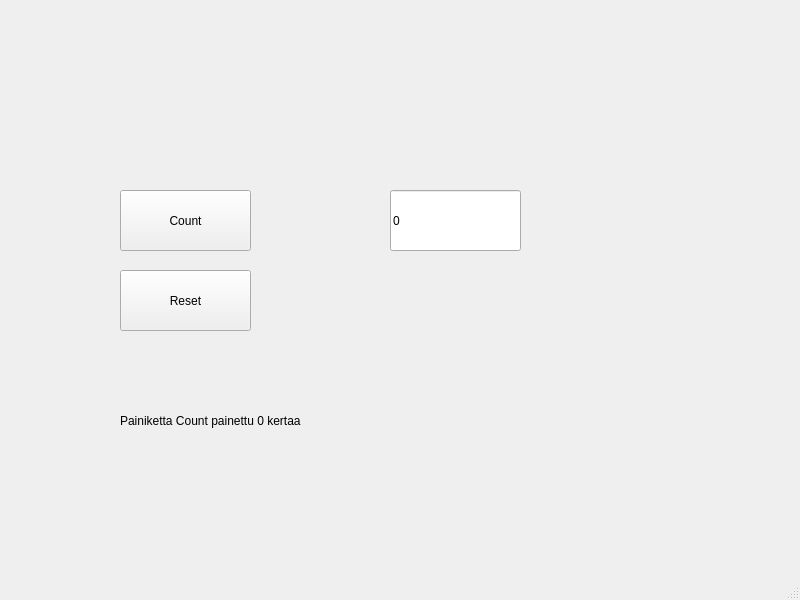
<?xml version="1.0" encoding="UTF-8"?>
<ui version="4.0">
 <class>MainWindow</class>
 <widget class="QMainWindow" name="MainWindow">
  <property name="geometry">
   <rect>
    <x>0</x>
    <y>0</y>
    <width>800</width>
    <height>600</height>
   </rect>
  </property>
  <property name="windowTitle">
   <string>MainWindow</string>
  </property>
  <widget class="QWidget" name="centralwidget">
   <widget class="QPushButton" name="btnCount">
    <property name="geometry">
     <rect>
      <x>120</x>
      <y>190</y>
      <width>131</width>
      <height>61</height>
     </rect>
    </property>
    <property name="text">
     <string>Count</string>
    </property>
   </widget>
   <widget class="QPushButton" name="btnReset">
    <property name="geometry">
     <rect>
      <x>120</x>
      <y>270</y>
      <width>131</width>
      <height>61</height>
     </rect>
    </property>
    <property name="text">
     <string>Reset</string>
    </property>
   </widget>
   <widget class="QLineEdit" name="textResult">
    <property name="geometry">
     <rect>
      <x>390</x>
      <y>190</y>
      <width>131</width>
      <height>61</height>
     </rect>
    </property>
    <property name="text">
     <string>0</string>
    </property>
   </widget>
   <widget class="QLabel" name="labelInfo">
    <property name="geometry">
     <rect>
      <x>120</x>
      <y>380</y>
      <width>381</width>
      <height>81</height>
     </rect>
    </property>
    <property name="text">
     <string>Painiketta Count painettu 0 kertaa</string>
    </property>
   </widget>
  </widget>
  <widget class="QMenuBar" name="menubar">
   <property name="geometry">
    <rect>
     <x>0</x>
     <y>0</y>
     <width>800</width>
     <height>21</height>
    </rect>
   </property>
  </widget>
  <widget class="QStatusBar" name="statusbar"/>
 </widget>
 <resources/>
 <connections/>
</ui>
